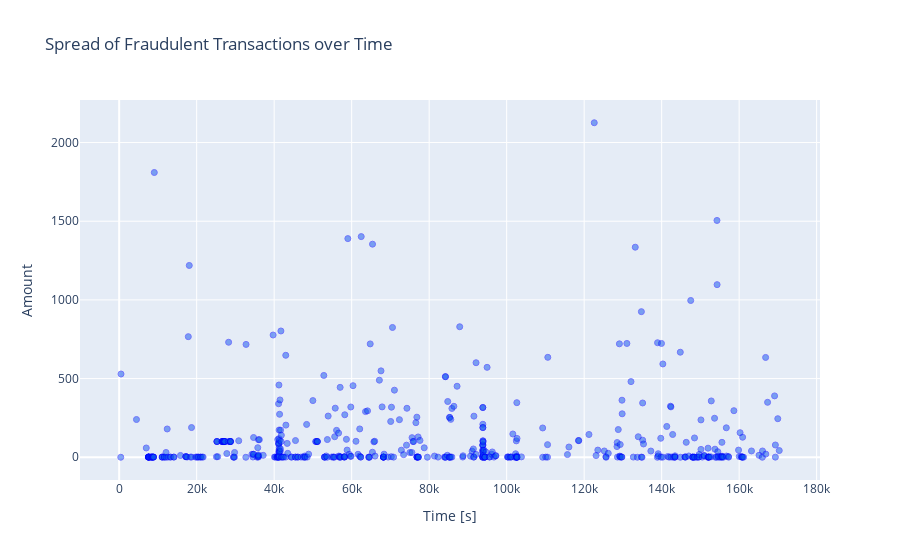

Notebook code for this chart:
### Code cell
fraud = data_df.loc[data_df['Class'] == 1]

shade_scatter = go.Scatter(
    x = fraud['Time'],y = fraud['Amount'],
    name="Amount",
     marker=dict(
                color='rgb(11, 83, 238)',
                line=dict(
                    color='blue',
                    width=1),
                opacity=0.5,
            ),
    text= fraud['Amount'],
    mode = "markers"
)
data = [shade_scatter]
layout = dict(title = 'Spread of Fraudulent Transactions over Time',
          xaxis = dict(title = 'Time [s]', showticklabels=True), 
          yaxis = dict(title = 'Amount'),
          hovermode='closest'
         )
fig = dict(data=data, layout=layout)
iplot(fig, filename='fraud-amount')

### Figure 1 — Plotly figure (JSON) as saved in the notebook; plotly's stock layout.template omitted (floating-point values rounded to 4 significant figures; data arrays with more than 128 entries replaced by an {"elided": "..."} marker saying what was removed)
{"data": [{"marker": {"color": "rgb(11, 83, 238)", "line": {"color": "blue", "width": 1}, "opacity": 0.5}, "mode": "markers", "name": "Amount", "text": {"elided": "492 float values"}, "x": {"elided": "492 int values"}, "y": {"elided": "492 float values"}, "type": "scatter"}], "layout": {"hovermode": "closest", "title": {"text": "Spread of Fraudulent Transactions over Time"}, "xaxis": {"showticklabels": true, "title": {"text": "Time [s]"}, "type": "linear", "range": [-10240.0, 181000.0], "autorange": true}, "yaxis": {"title": {"text": "Amount"}, "type": "linear", "range": [-155.7, 2282.0], "autorange": true}, "autosize": true}}
